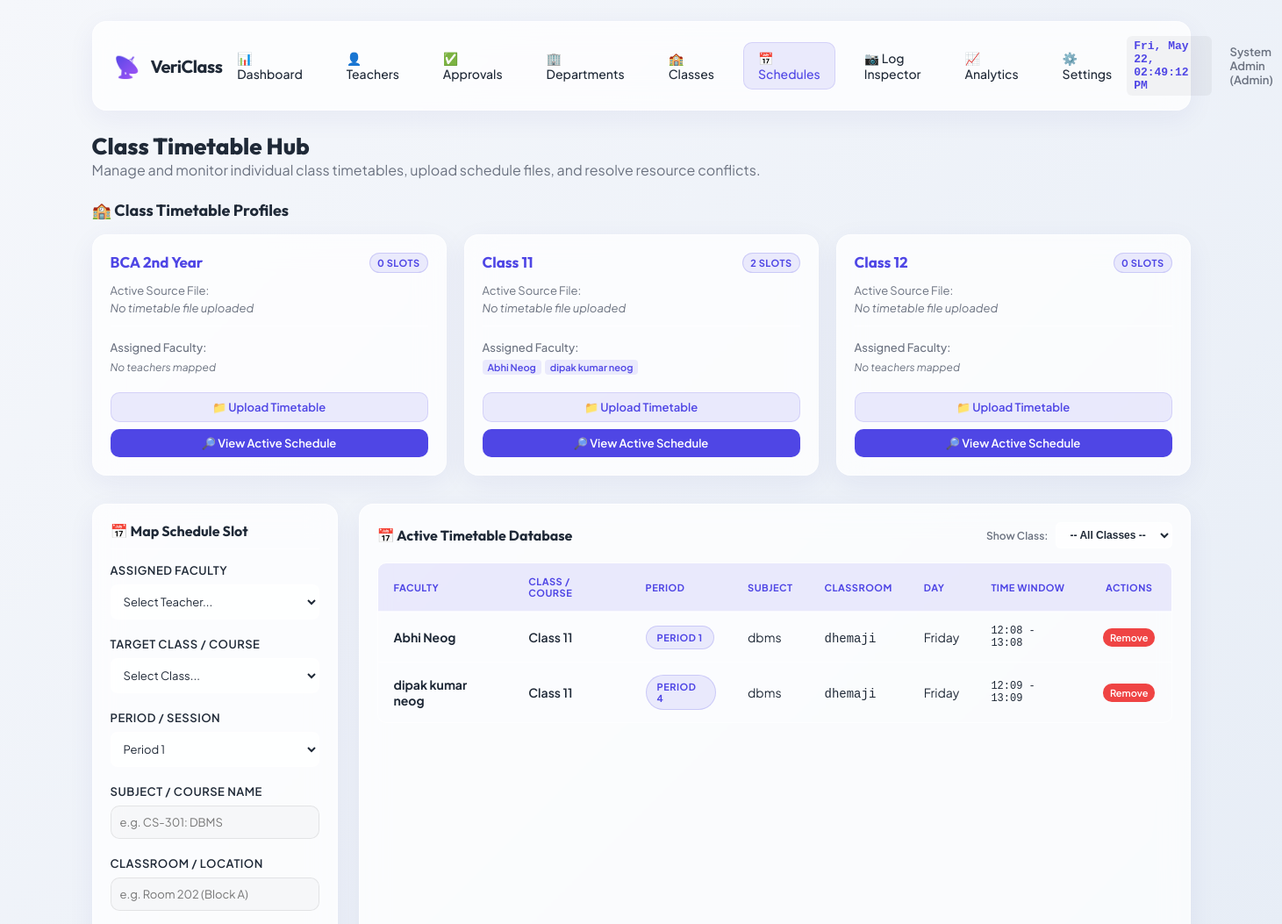
Page /admin/timetable (signed in, upper part) on the earlier database version.
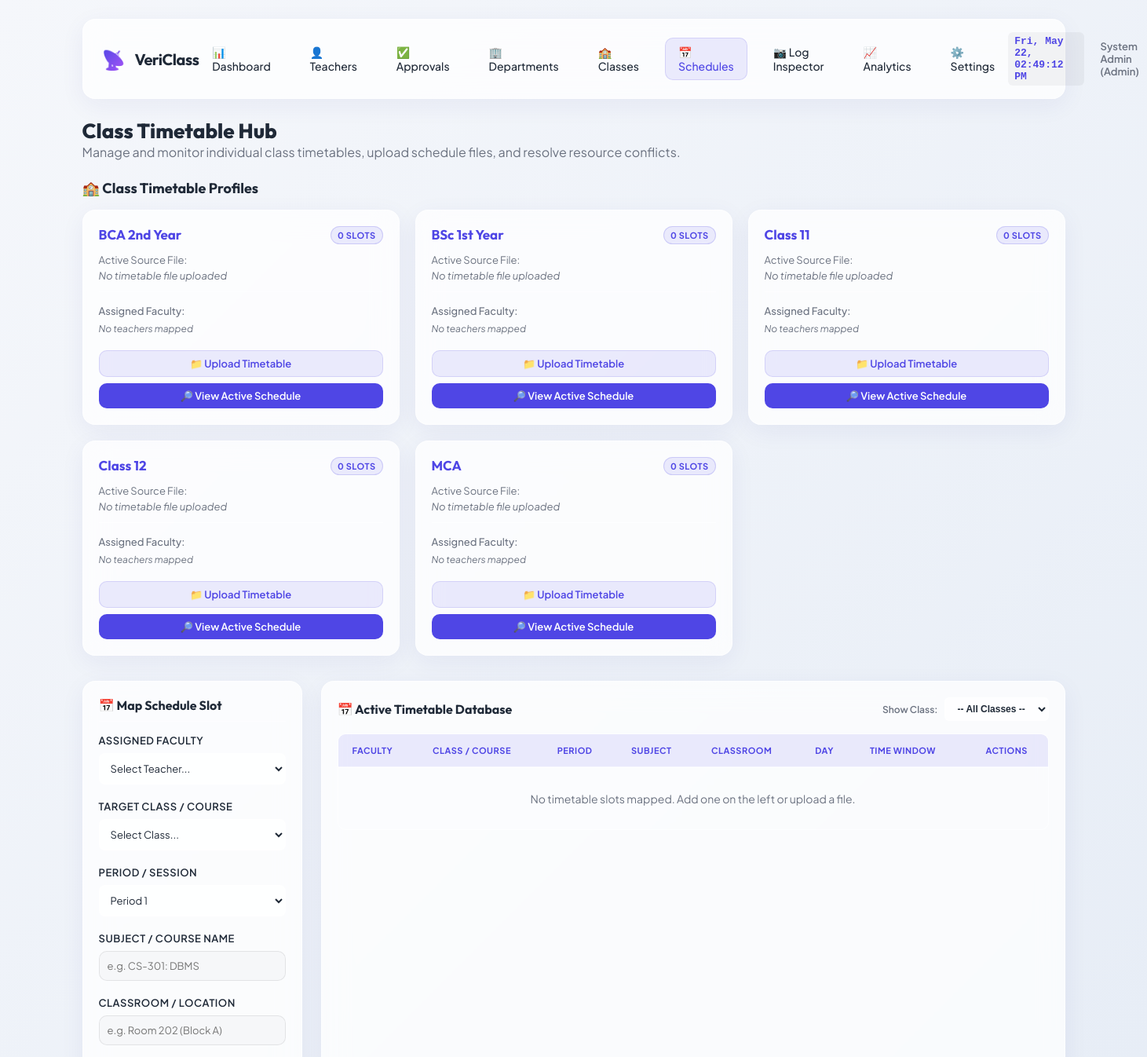
Same page on the later database version.
### models.py (models this page shows, shortened)
class ClassSection(db.Model):
    __tablename__ = 'classes'
    id = db.Column(db.Integer, primary_key=True)
    name = db.Column(db.String(100), unique=True, nullable=False)
    timetables = db.relationship('Timetable', backref='class_section', cascade="all, delete-orphan", lazy=True)
    upload_logs = db.relationship('TimetableUploadLog', backref='class_section', cascade="all, delete-orphan", lazy=True)

class TeacherProfile(db.Model):
    __tablename__ = 'teacher_profiles'
    id = db.Column(db.Integer, primary_key=True)
    user_id = db.Column(db.Integer, db.ForeignKey('users.id', ondelete='CASCADE'), unique=True, nullable=False)
    employee_id = db.Column(db.String(50), unique=True, nullable=False, index=True)
    name = db.Column(db.String(120), nullable=False)
    phone = db.Column(db.String(20), nullable=True)
    department_id = db.Column(db.Integer, db.ForeignKey('departments.id', ondelete='SET NULL'), nullable=True)
    approval_status = db.Column(db.String(20), default='Pending', nullable=False) # 'Pending', 'Approved', 'Rejected'
    approved_by_id = db.Column(db.Integer, db.ForeignKey('users.id'), nullable=True)
    approved_at = db.Column(db.DateTime, nullable=True)
    user = db.relationship('User', foreign_keys=[user_id], back_populates='profile', lazy=True)
    approver = db.relationship('User', foreign_keys=[approved_by_id], lazy=True)
    timetables = db.relationship('Timetable', backref='teacher_profile', cascade="all, delete-orphan", lazy=True)
    attendance_logs = db.relationship('AttendanceLog', backref='teacher_profile', lazy=True)

class Timetable(db.Model):
    __tablename__ = 'timetables'
    id = db.Column(db.Integer, primary_key=True)
    teacher_profile_id = db.Column(db.Integer, db.ForeignKey('teacher_profiles.id', ondelete='CASCADE'), nullable=False)
    class_id = db.Column(db.Integer, db.ForeignKey('classes.id', ondelete='CASCADE'), nullable=False)
    subject = db.Column(db.String(100), nullable=False)
    classroom = db.Column(db.String(50), nullable=False)
    day_of_week = db.Column(db.Integer, nullable=False) # 0 = Monday, ..., 6 = Sunday
    period = db.Column(db.String(50), nullable=False, default="Period 1")
    start_time = db.Column(db.Time, nullable=False)
    end_time = db.Column(db.Time, nullable=False)
    attendance_logs = db.relationship('AttendanceLog', backref='timetable', lazy=True)
    def to_dict(self):
        return {
            'id': self.id,
            'teacher_profile_id': self.teacher_profile_id,
            'teacher_name': self.teacher_profile.name if self.teacher_profile else 'Unknown',
            'class_id': self.class_id,
            'class_name': self.class_section.name if self.class_section else 'N/A',
            'subject': self.subject,
            'classroom': self.classroom,
            'day_of_week': self.day_of_week,
            'period': self.period,
            'start_time': self.start_time.strftime('%H:%M'),
            'end_time': self.end_time.strftime('%H:%M')
        }

### app.py (the view, shortened to what this page needs)
@app.route('/admin/timetable', methods=['GET', 'POST'])
def admin_timetable():
    if not is_logged_in() or session.get('role') != 'admin':
        flash("Access Denied.", "danger")
        return redirect(url_for('login'))
    teachers = TeacherProfile.query.filter_by(approval_status='Approved').join(TeacherProfile.user).filter(User.is_active == True).order_by(TeacherProfile.name).all()
    classes = ClassSection.query.order_by(ClassSection.name).all()
    timetables_raw = Timetable.query.join(TeacherProfile).order_by(Timetable.day_of_week, Timetable.start_time).all()
    timetables = [tt.to_dict() for tt in timetables_raw]
    upload_logs = TimetableUploadLog.query.order_by(TimetableUploadLog.uploaded_at.desc()).all()
    return render_template('admin_timetable.html',
                           teachers=teachers,
                           classes=classes,
                           timetables=timetables,
                           upload_logs=upload_logs)

### app.py (called while the page is built)
def is_logged_in():
    return 'user_id' in session

### templates/admin_timetable.html (shortened to what the changed rows need)
{% extends "base.html" %}
{% block content %}
<div style="margin-bottom: 24px;">
    <h2 style="font-family: var(--font-title); font-size: 26px; font-weight: 800;">Class Timetable Hub</h2>
</div>
<div style="margin-bottom: 32px;">
    {% if classes %}
        <div class="grid-3" style="gap: 20px;">
            {% for cls in classes %}
                {% set latest_log = none %}
                {% for log in upload_logs %}
                    {% if log.class_id == cls.id and not latest_log %}
                        {% set latest_log = log %}
                    {% endif %}
                {% endfor %}
                <div class="glass-card" style="padding: 20px; display: flex; flex-direction: column; justify-content: space-between; height: 100%; margin-bottom: 0;">
                    <div>
                        <div style="display: flex; justify-content: space-between; align-items: flex-start; margin-bottom: 12px;">
                            <h4 style="font-family: var(--font-title); font-size: 17px; font-weight: 700; color: var(--color-primary);">
                                {{ cls.name }}
                            </h4>
                            <span class="badge badge-pending" style="font-size: 11px; padding: 4px 8px;">
                                {{ cls.timetables|length }} Slots
                            </span>
                        </div>
                        <div style="font-size: 13px; margin-bottom: 16px; border-bottom: 1px solid var(--border-card); padding-bottom: 12px;">
                            <div style="color: var(--color-text-muted); margin-bottom: 4px;">Active Source File:</div>
                            {% if latest_log and latest_log.status == 'Completed' %}
                                <div style="font-weight: 600; text-overflow: ellipsis; overflow: hidden; white-space: nowrap;" title="{{ latest_log.filename }}">
                                    📄 {{ latest_log.filename }}
                                </div>
                                <div style="font-size: 11px; color: var(--color-success); margin-top: 2px;">
                                    Synced on {{ latest_log.uploaded_at.strftime('%b %d, %H:%M') }}
                                </div>
                            {% else %}
                                <div style="font-style: italic; color: var(--color-text-muted);">
                                    No timetable file uploaded
                                </div>
                            {% endif %}
                        </div>
                        <div style="font-size: 13px; margin-bottom: 20px;">
                            <div style="color: var(--color-text-muted); margin-bottom: 6px; font-weight: 500;">Assigned Faculty:</div>
                            {% set teachers_set = [] %}
                            {% if teachers_set %}
                                <div style="display: flex; flex-wrap: wrap; gap: 4px; max-height: 80px; overflow-y: auto;">
                                    {% for tname in teachers_set %}
                                        <span style="background: var(--color-primary-light); color: var(--color-primary); padding: 2px 6px; border-radius: 4px; font-size: 11px; font-weight: 600;">
                                            {{ tname }}
                                        </span>
                                    {% endfor %}
                                </div>
                            {% else %}
                                <span style="font-style: italic; color: var(--color-text-muted); font-size: 12px;">No teachers mapped</span>
                            {% endif %}
                        </div>
                    </div>
                    <div style="display: flex; flex-direction: column; gap: 8px; margin-top: auto;">
                        <form action="{{ url_for('admin_timetable_upload') }}" method="POST" enctype="multipart/form-data" style="margin: 0; width: 100%;">
                            <label for="file-upload-{{ cls.id }}" class="btn btn-secondary" style="width: 100%; cursor: pointer; padding: 8px 16px; font-size: 13px;">
                                📁 Upload Timetable
                            </label>
                        </form>
                        <button type="button" class="btn btn-primary" onclick="filterScheduleTable({{ cls.id }}, '{{ cls.name }}')" style="width: 100%; padding: 8px 16px; font-size: 13px;">
                            🔎 View Active Schedule
                        </button>
                    </div>
                </div>
            {% endfor %}
        </div>
    {% else %}
        <div class="glass-card" style="padding: 30px; text-align: center; color: var(--color-text-muted);">
            No classes created yet. Please visit the <a href="{{ url_for('admin_classes') }}" style="font-weight: bold; color: var(--color-primary);">Classes Management</a> page to add them.
        </div>
    {% endif %}
</div>
<div class="grid-sidebar" id="schedule-inspector-section" style="margin-bottom: 32px;">
    <div class="glass-card" style="padding: 20px; overflow: hidden; margin-bottom: 0;">
        <div class="table-responsive">
            <table class="custom-table" id="timetable-slots-table">
                <thead>
                    <tr>
                        <th>Faculty</th>
                        <th>Class / Course</th>
                        <th>Period</th>
                        <th>Subject</th>
                        <th>Classroom</th>
                        <th>Day</th>
                        <th>Time Window</th>
                        <th style="text-align: center;">Actions</th>
                    </tr>
                </thead>
                <tbody>
                    {% if timetables %}
                        {% for tt in timetables %}
                            <tr class="slot-row" data-class-id="{{ tt.class_id }}">
                                <td style="font-weight: 700;">{{ tt.teacher_name }}</td>
                                <td style="font-weight: 600;">{{ tt.class_name }}</td>
                                <td><span class="badge badge-pending" style="font-size: 11px;">{{ tt.period }}</span></td>
                                <td>{{ tt.subject }}</td>
                                <td><code>{{ tt.classroom }}</code></td>
                                <td>
                                    {% if tt.day_of_week == 0 %}Monday
                                    {% elif tt.day_of_week == 1 %}Tuesday
                                    {% elif tt.day_of_week == 2 %}Wednesday
                                    {% elif tt.day_of_week == 3 %}Thursday
                                    {% elif tt.day_of_week == 4 %}Friday
                                    {% elif tt.day_of_week == 5 %}Saturday
                                    {% elif tt.day_of_week == 6 %}Sunday
                                    {% endif %}
                                </td>
                                <td style="font-family: monospace; font-size: 12px;">{{ tt.start_time }} - {{ tt.end_time }}</td>
                                <td style="text-align: center;">
                                    <form action="{{ url_for('admin_timetable') }}" method="POST" onsubmit="return confirm('Remove this schedule slot?');" style="margin:0;">
                                        <button type="submit" class="btn btn-danger" style="padding: 4px 8px; font-size: 11px;">Remove</button>
                                    </form>
                                </td>
                            </tr>
                        {% endfor %}
                    {% else %}
                        <tr id="no-slots-fallback">
                            <td colspan="8" style="text-align: center; color: var(--color-text-muted); padding: 30px;">No timetable slots mapped. Add one on the left or upload a file.</td>
                        </tr>
                    {% endif %}
                </tbody>
            </table>
        </div>
    </div>
</div>
{% endblock %}

Differences in the rows shown:
removed TeacherProfile: name "Abhi Neog", teacher_name "Abhi Neog"
no longer on this page (row edited): TeacherProfile: name "dipak kumar neog", teacher_name "dipak kumar neog"
removed Timetable: period "PERIOD 1", subject "dbms", classroom "dhemaji"
removed Timetable: period "PERIOD 4", subject "dbms", classroom "dhemaji"
added ClassSection: name "BSc 1st Year", timetables|length "0", shows "No teachers mapped"
shown differently, row unchanged: ClassSection "Class 11": timetables|length "2" → "0"; now shows "No teachers mapped"
added ClassSection: name "MCA", timetables|length "0", shows "No teachers mapped"
Other differences:
text now shown: "No timetable slots mapped. Add one on the left or upload a file."
list line gone: "Class 11"
list line gone: "Friday 12:08 - 13:08 Remove"
list line gone: "Friday 12:09 - 13:09 Remove"
